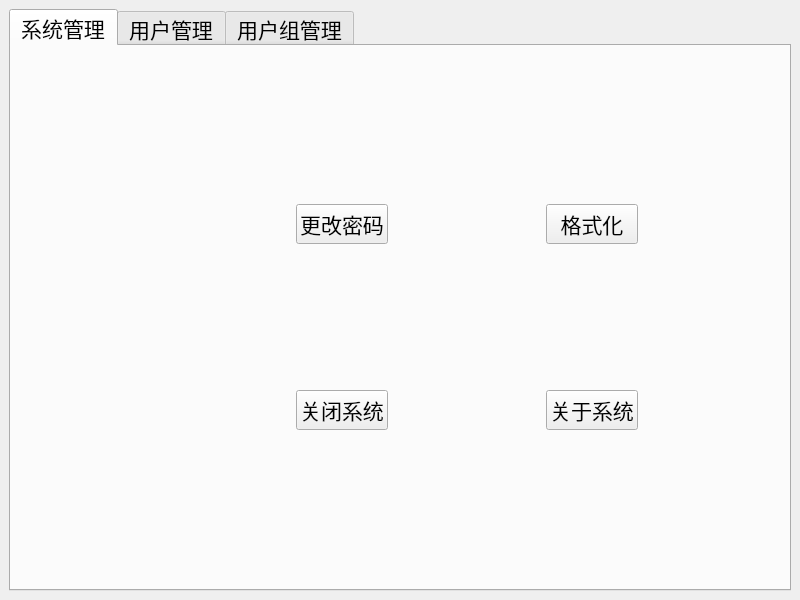
<?xml version="1.0" encoding="UTF-8"?>
<ui version="4.0">
 <class>SystemMain</class>
 <widget class="QMainWindow" name="SystemMain">
  <property name="geometry">
   <rect>
    <x>0</x>
    <y>0</y>
    <width>800</width>
    <height>600</height>
   </rect>
  </property>
  <property name="font">
   <font>
    <pointsize>10</pointsize>
   </font>
  </property>
  <property name="windowTitle">
   <string>MainWindow</string>
  </property>
  <widget class="QWidget" name="centralwidget">
   <layout class="QVBoxLayout" name="verticalLayout_2">
    <item>
     <widget class="QTabWidget" name="tabWidget">
      <property name="font">
       <font>
        <pointsize>16</pointsize>
       </font>
      </property>
      <property name="currentIndex">
       <number>0</number>
      </property>
      <property name="iconSize">
       <size>
        <width>48</width>
        <height>48</height>
       </size>
      </property>
      <widget class="QWidget" name="tab1">
       <attribute name="title">
        <string>系统管理</string>
       </attribute>
       <layout class="QHBoxLayout" name="horizontalLayout_2">
        <item>
         <spacer name="horizontalSpacer">
          <property name="orientation">
           <enum>Qt::Horizontal</enum>
          </property>
          <property name="sizeHint" stdset="0">
           <size>
            <width>40</width>
            <height>20</height>
           </size>
          </property>
         </spacer>
        </item>
        <item>
         <spacer name="horizontalSpacer_3">
          <property name="orientation">
           <enum>Qt::Horizontal</enum>
          </property>
          <property name="sizeHint" stdset="0">
           <size>
            <width>40</width>
            <height>20</height>
           </size>
          </property>
         </spacer>
        </item>
        <item>
         <widget class="QWidget" name="widget_2" native="true">
          <layout class="QVBoxLayout" name="verticalLayout_3">
           <item>
            <widget class="QPushButton" name="btn_chpwd">
             <property name="font">
              <font>
               <pointsize>16</pointsize>
              </font>
             </property>
             <property name="text">
              <string>更改密码</string>
             </property>
            </widget>
           </item>
           <item>
            <widget class="QPushButton" name="btn_shutdown">
             <property name="font">
              <font>
               <pointsize>16</pointsize>
              </font>
             </property>
             <property name="text">
              <string>关闭系统</string>
             </property>
            </widget>
           </item>
          </layout>
         </widget>
        </item>
        <item>
         <spacer name="horizontalSpacer_4">
          <property name="orientation">
           <enum>Qt::Horizontal</enum>
          </property>
          <property name="sizeHint" stdset="0">
           <size>
            <width>40</width>
            <height>20</height>
           </size>
          </property>
         </spacer>
        </item>
        <item>
         <widget class="QWidget" name="widget_3" native="true">
          <layout class="QVBoxLayout" name="verticalLayout_4">
           <item>
            <widget class="QPushButton" name="btn_format">
             <property name="font">
              <font>
               <pointsize>16</pointsize>
              </font>
             </property>
             <property name="text">
              <string>格式化</string>
             </property>
            </widget>
           </item>
           <item>
            <widget class="QPushButton" name="btn_about">
             <property name="font">
              <font>
               <pointsize>16</pointsize>
              </font>
             </property>
             <property name="text">
              <string>关于系统</string>
             </property>
            </widget>
           </item>
          </layout>
         </widget>
        </item>
        <item>
         <spacer name="horizontalSpacer_2">
          <property name="orientation">
           <enum>Qt::Horizontal</enum>
          </property>
          <property name="sizeHint" stdset="0">
           <size>
            <width>40</width>
            <height>20</height>
           </size>
          </property>
         </spacer>
        </item>
       </layout>
      </widget>
      <widget class="QWidget" name="tab2">
       <attribute name="title">
        <string>用户管理</string>
       </attribute>
       <layout class="QHBoxLayout" name="horizontalLayout_6">
        <item>
         <widget class="QFrame" name="frame">
          <property name="frameShape">
           <enum>QFrame::StyledPanel</enum>
          </property>
          <property name="frameShadow">
           <enum>QFrame::Raised</enum>
          </property>
          <layout class="QVBoxLayout" name="verticalLayout">
           <item>
            <spacer name="verticalSpacer">
             <property name="orientation">
              <enum>Qt::Vertical</enum>
             </property>
             <property name="sizeHint" stdset="0">
              <size>
               <width>30</width>
               <height>40</height>
              </size>
             </property>
            </spacer>
           </item>
           <item>
            <widget class="QWidget" name="widget_4" native="true">
             <layout class="QHBoxLayout" name="horizontalLayout_3">
              <item>
               <widget class="QLabel" name="label">
                <property name="font">
                 <font>
                  <pointsize>16</pointsize>
                 </font>
                </property>
                <property name="text">
                 <string>选择用户</string>
                </property>
               </widget>
              </item>
              <item>
               <widget class="QComboBox" name="cbox_user">
                <property name="font">
                 <font>
                  <pointsize>16</pointsize>
                 </font>
                </property>
               </widget>
              </item>
             </layout>
            </widget>
           </item>
           <item>
            <spacer name="verticalSpacer_6">
             <property name="orientation">
              <enum>Qt::Vertical</enum>
             </property>
             <property name="sizeHint" stdset="0">
              <size>
               <width>20</width>
               <height>40</height>
              </size>
             </property>
            </spacer>
           </item>
           <item>
            <widget class="QPushButton" name="btn_user_pwd">
             <property name="text">
              <string>修改用户密码</string>
             </property>
            </widget>
           </item>
           <item>
            <spacer name="verticalSpacer_12">
             <property name="orientation">
              <enum>Qt::Vertical</enum>
             </property>
             <property name="sizeHint" stdset="0">
              <size>
               <width>20</width>
               <height>40</height>
              </size>
             </property>
            </spacer>
           </item>
           <item>
            <widget class="QPushButton" name="btn_del_user">
             <property name="font">
              <font>
               <pointsize>16</pointsize>
              </font>
             </property>
             <property name="text">
              <string>删除用户</string>
             </property>
            </widget>
           </item>
           <item>
            <spacer name="verticalSpacer_2">
             <property name="orientation">
              <enum>Qt::Vertical</enum>
             </property>
             <property name="sizeHint" stdset="0">
              <size>
               <width>20</width>
               <height>40</height>
              </size>
             </property>
            </spacer>
           </item>
          </layout>
         </widget>
        </item>
        <item>
         <spacer name="horizontalSpacer_7">
          <property name="orientation">
           <enum>Qt::Horizontal</enum>
          </property>
          <property name="sizeHint" stdset="0">
           <size>
            <width>200</width>
            <height>20</height>
           </size>
          </property>
         </spacer>
        </item>
        <item>
         <widget class="QWidget" name="widget_7" native="true">
          <layout class="QVBoxLayout" name="verticalLayout_5">
           <item>
            <spacer name="verticalSpacer_4">
             <property name="orientation">
              <enum>Qt::Vertical</enum>
             </property>
             <property name="sizeHint" stdset="0">
              <size>
               <width>15</width>
               <height>30</height>
              </size>
             </property>
            </spacer>
           </item>
           <item>
            <widget class="QWidget" name="widget_5" native="true">
             <layout class="QHBoxLayout" name="horizontalLayout_4">
              <item>
               <widget class="QLabel" name="label_2">
                <property name="font">
                 <font>
                  <pointsize>16</pointsize>
                 </font>
                </property>
                <property name="text">
                 <string>用户名</string>
                </property>
               </widget>
              </item>
              <item>
               <widget class="QLineEdit" name="edit_username">
                <property name="font">
                 <font>
                  <pointsize>16</pointsize>
                 </font>
                </property>
               </widget>
              </item>
             </layout>
            </widget>
           </item>
           <item>
            <widget class="QWidget" name="widget_6" native="true">
             <layout class="QHBoxLayout" name="horizontalLayout_5">
              <item>
               <widget class="QLabel" name="label_3">
                <property name="font">
                 <font>
                  <pointsize>16</pointsize>
                 </font>
                </property>
                <property name="text">
                 <string>密码</string>
                </property>
               </widget>
              </item>
              <item>
               <widget class="QLineEdit" name="edit_password">
                <property name="font">
                 <font>
                  <pointsize>16</pointsize>
                 </font>
                </property>
                <property name="echoMode">
                 <enum>QLineEdit::Password</enum>
                </property>
               </widget>
              </item>
             </layout>
            </widget>
           </item>
           <item>
            <spacer name="verticalSpacer_3">
             <property name="orientation">
              <enum>Qt::Vertical</enum>
             </property>
             <property name="sizeHint" stdset="0">
              <size>
               <width>20</width>
               <height>40</height>
              </size>
             </property>
            </spacer>
           </item>
           <item>
            <widget class="QPushButton" name="btn_create_user">
             <property name="font">
              <font>
               <pointsize>16</pointsize>
              </font>
             </property>
             <property name="text">
              <string>创建用户</string>
             </property>
            </widget>
           </item>
           <item>
            <spacer name="verticalSpacer_7">
             <property name="orientation">
              <enum>Qt::Vertical</enum>
             </property>
             <property name="sizeHint" stdset="0">
              <size>
               <width>20</width>
               <height>30</height>
              </size>
             </property>
            </spacer>
           </item>
           <item>
            <widget class="QPushButton" name="btn_user_login">
             <property name="text">
              <string>用户登录</string>
             </property>
            </widget>
           </item>
           <item>
            <spacer name="verticalSpacer_5">
             <property name="orientation">
              <enum>Qt::Vertical</enum>
             </property>
             <property name="sizeHint" stdset="0">
              <size>
               <width>10</width>
               <height>40</height>
              </size>
             </property>
            </spacer>
           </item>
          </layout>
         </widget>
        </item>
       </layout>
      </widget>
      <widget class="QWidget" name="tab3">
       <attribute name="title">
        <string>用户组管理</string>
       </attribute>
       <layout class="QHBoxLayout" name="horizontalLayout_10">
        <item>
         <widget class="QWidget" name="widget_8" native="true">
          <layout class="QVBoxLayout" name="verticalLayout_6">
           <item>
            <widget class="QWidget" name="widget_9" native="true">
             <layout class="QHBoxLayout" name="horizontalLayout">
              <item>
               <widget class="QLabel" name="label_4">
                <property name="text">
                 <string>用户组</string>
                </property>
               </widget>
              </item>
              <item>
               <widget class="QComboBox" name="cbox_group"/>
              </item>
             </layout>
            </widget>
           </item>
           <item>
            <widget class="QTextBrowser" name="text_group_info"/>
           </item>
           <item>
            <spacer name="verticalSpacer_9">
             <property name="orientation">
              <enum>Qt::Vertical</enum>
             </property>
             <property name="sizeHint" stdset="0">
              <size>
               <width>20</width>
               <height>40</height>
              </size>
             </property>
            </spacer>
           </item>
           <item>
            <widget class="QWidget" name="widget_12" native="true">
             <layout class="QHBoxLayout" name="horizontalLayout_8">
              <item>
               <widget class="QCheckBox" name="checkBoxRead">
                <property name="text">
                 <string>读</string>
                </property>
               </widget>
              </item>
              <item>
               <widget class="QCheckBox" name="checkBoxWrite">
                <property name="text">
                 <string>写</string>
                </property>
               </widget>
              </item>
              <item>
               <widget class="QCheckBox" name="checkBoxExecute">
                <property name="text">
                 <string>执行</string>
                </property>
               </widget>
              </item>
             </layout>
            </widget>
           </item>
           <item>
            <spacer name="verticalSpacer_8">
             <property name="orientation">
              <enum>Qt::Vertical</enum>
             </property>
             <property name="sizeHint" stdset="0">
              <size>
               <width>20</width>
               <height>40</height>
              </size>
             </property>
            </spacer>
           </item>
           <item>
            <widget class="QPushButton" name="btn_add_group">
             <property name="text">
              <string>新建用户组</string>
             </property>
            </widget>
           </item>
           <item>
            <widget class="QPushButton" name="btn_del_group">
             <property name="text">
              <string>删除用户组</string>
             </property>
            </widget>
           </item>
           <item>
            <widget class="QPushButton" name="btn_modify_permission">
             <property name="text">
              <string>修改用户组权限</string>
             </property>
            </widget>
           </item>
          </layout>
         </widget>
        </item>
        <item>
         <widget class="QWidget" name="widget_11" native="true">
          <layout class="QVBoxLayout" name="verticalLayout_7">
           <item>
            <widget class="QWidget" name="widget_10" native="true">
             <layout class="QHBoxLayout" name="horizontalLayout_7">
              <item>
               <widget class="QLabel" name="label_5">
                <property name="text">
                 <string>用户</string>
                </property>
               </widget>
              </item>
              <item>
               <widget class="QComboBox" name="cbox_user2"/>
              </item>
             </layout>
            </widget>
           </item>
           <item>
            <spacer name="verticalSpacer_10">
             <property name="orientation">
              <enum>Qt::Vertical</enum>
             </property>
             <property name="sizeHint" stdset="0">
              <size>
               <width>20</width>
               <height>40</height>
              </size>
             </property>
            </spacer>
           </item>
           <item>
            <widget class="QPushButton" name="btn_add_to_group">
             <property name="text">
              <string>添加到用户组</string>
             </property>
            </widget>
           </item>
           <item>
            <widget class="QPushButton" name="btn_del_from_group">
             <property name="text">
              <string>从用户组删除</string>
             </property>
            </widget>
           </item>
          </layout>
         </widget>
        </item>
       </layout>
      </widget>
     </widget>
    </item>
   </layout>
  </widget>
  <action name="actionabout">
   <property name="text">
    <string>about</string>
   </property>
  </action>
 </widget>
 <resources/>
 <connections/>
</ui>
